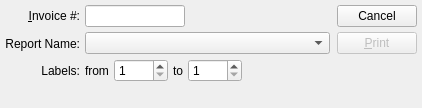
<?xml version="1.0" encoding="UTF-8"?>
<ui version="4.0">
 <comment>This file is part of the xTuple ERP: PostBooks Edition, a free and
open source Enterprise Resource Planning software suite,
Copyright (c) 1999-2018 by OpenMFG LLC, d/b/a xTuple.
It is licensed to you under the Common Public Attribution License
version 1.0, the full text of which (including xTuple-specific Exhibits)
is available at www.xtuple.com/CPAL.  By using this software, you agree
to be bound by its terms.</comment>
 <class>printLabelsByInvoice</class>
 <widget class="QDialog" name="printLabelsByInvoice">
  <property name="geometry">
   <rect>
    <x>0</x>
    <y>0</y>
    <width>422</width>
    <height>108</height>
   </rect>
  </property>
  <property name="windowTitle">
   <string>Print Labels by Invoice</string>
  </property>
  <layout class="QHBoxLayout">
   <property name="spacing">
    <number>7</number>
   </property>
   <property name="margin">
    <number>5</number>
   </property>
   <item>
    <layout class="QVBoxLayout">
     <property name="spacing">
      <number>0</number>
     </property>
     <property name="margin">
      <number>0</number>
     </property>
     <item>
      <layout class="QHBoxLayout">
       <property name="spacing">
        <number>5</number>
       </property>
       <property name="margin">
        <number>0</number>
       </property>
       <item>
        <layout class="QVBoxLayout">
         <property name="spacing">
          <number>5</number>
         </property>
         <property name="margin">
          <number>0</number>
         </property>
         <item>
          <widget class="QLabel" name="_invoiceNumberLit">
           <property name="text">
            <string>&amp;Invoice #:</string>
           </property>
           <property name="alignment">
            <set>Qt::AlignRight|Qt::AlignTrailing|Qt::AlignVCenter</set>
           </property>
           <property name="buddy">
            <cstring>_invoiceNumber</cstring>
           </property>
          </widget>
         </item>
         <item>
          <widget class="QLabel" name="_reportLit">
           <property name="text">
            <string>Report Name:</string>
           </property>
           <property name="alignment">
            <set>Qt::AlignRight|Qt::AlignTrailing|Qt::AlignVCenter</set>
           </property>
          </widget>
         </item>
         <item>
          <widget class="QLabel" name="_labelsLit">
           <property name="text">
            <string>Labels:</string>
           </property>
           <property name="alignment">
            <set>Qt::AlignRight|Qt::AlignTrailing|Qt::AlignVCenter</set>
           </property>
          </widget>
         </item>
        </layout>
       </item>
       <item>
        <layout class="QVBoxLayout">
         <property name="spacing">
          <number>5</number>
         </property>
         <property name="margin">
          <number>0</number>
         </property>
         <item>
          <layout class="QHBoxLayout">
           <property name="spacing">
            <number>0</number>
           </property>
           <property name="margin">
            <number>0</number>
           </property>
           <item>
            <widget class="XLineEdit" name="_invoiceNumber">
             <property name="sizePolicy">
              <sizepolicy hsizetype="Preferred" vsizetype="Fixed">
               <horstretch>0</horstretch>
               <verstretch>0</verstretch>
              </sizepolicy>
             </property>
             <property name="maximumSize">
              <size>
               <width>100</width>
               <height>32767</height>
              </size>
             </property>
            </widget>
           </item>
           <item>
            <spacer>
             <property name="orientation">
              <enum>Qt::Horizontal</enum>
             </property>
             <property name="sizeType">
              <enum>QSizePolicy::MinimumExpanding</enum>
             </property>
             <property name="sizeHint" stdset="0">
              <size>
               <width>61</width>
               <height>20</height>
              </size>
             </property>
            </spacer>
           </item>
          </layout>
         </item>
         <item>
          <widget class="XComboBox" name="_report"/>
         </item>
         <item>
          <layout class="QHBoxLayout">
           <property name="spacing">
            <number>0</number>
           </property>
           <property name="margin">
            <number>0</number>
           </property>
           <item>
            <layout class="QHBoxLayout">
             <property name="spacing">
              <number>5</number>
             </property>
             <property name="margin">
              <number>0</number>
             </property>
             <item>
              <widget class="QLabel" name="_fromLit">
               <property name="text">
                <string>from</string>
               </property>
              </widget>
             </item>
             <item>
              <widget class="QSpinBox" name="_from">
               <property name="minimum">
                <number>1</number>
               </property>
               <property name="maximum">
                <number>9999</number>
               </property>
              </widget>
             </item>
             <item>
              <widget class="QLabel" name="_toLit">
               <property name="text">
                <string>to</string>
               </property>
              </widget>
             </item>
             <item>
              <widget class="QSpinBox" name="_to">
               <property name="minimum">
                <number>1</number>
               </property>
               <property name="maximum">
                <number>9999</number>
               </property>
              </widget>
             </item>
            </layout>
           </item>
           <item>
            <spacer>
             <property name="orientation">
              <enum>Qt::Horizontal</enum>
             </property>
             <property name="sizeType">
              <enum>QSizePolicy::Expanding</enum>
             </property>
             <property name="sizeHint" stdset="0">
              <size>
               <width>65</width>
               <height>16</height>
              </size>
             </property>
            </spacer>
           </item>
          </layout>
         </item>
        </layout>
       </item>
      </layout>
     </item>
     <item>
      <spacer>
       <property name="orientation">
        <enum>Qt::Vertical</enum>
       </property>
       <property name="sizeType">
        <enum>QSizePolicy::Expanding</enum>
       </property>
       <property name="sizeHint" stdset="0">
        <size>
         <width>20</width>
         <height>16</height>
        </size>
       </property>
      </spacer>
     </item>
    </layout>
   </item>
   <item>
    <layout class="QVBoxLayout">
     <property name="spacing">
      <number>5</number>
     </property>
     <property name="margin">
      <number>0</number>
     </property>
     <item>
      <widget class="QPushButton" name="_close">
       <property name="text">
        <string>Cancel</string>
       </property>
      </widget>
     </item>
     <item>
      <widget class="QPushButton" name="_print">
       <property name="enabled">
        <bool>false</bool>
       </property>
       <property name="text">
        <string>&amp;Print</string>
       </property>
       <property name="default">
        <bool>true</bool>
       </property>
      </widget>
     </item>
     <item>
      <spacer>
       <property name="orientation">
        <enum>Qt::Vertical</enum>
       </property>
       <property name="sizeType">
        <enum>QSizePolicy::Expanding</enum>
       </property>
       <property name="sizeHint" stdset="0">
        <size>
         <width>20</width>
         <height>20</height>
        </size>
       </property>
      </spacer>
     </item>
    </layout>
   </item>
  </layout>
 </widget>
 <layoutdefault spacing="6" margin="11"/>
 <customwidgets>
  <customwidget>
   <class>XComboBox</class>
   <extends>QComboBox</extends>
   <header>xcombobox.h</header>
  </customwidget>
  <customwidget>
   <class>XLineEdit</class>
   <extends>QLineEdit</extends>
   <header>xlineedit.h</header>
   <container>1</container>
  </customwidget>
 </customwidgets>
 <tabstops>
  <tabstop>_invoiceNumber</tabstop>
  <tabstop>_report</tabstop>
  <tabstop>_from</tabstop>
  <tabstop>_to</tabstop>
  <tabstop>_print</tabstop>
  <tabstop>_close</tabstop>
 </tabstops>
 <resources/>
 <connections>
  <connection>
   <sender>_close</sender>
   <signal>clicked()</signal>
   <receiver>printLabelsByInvoice</receiver>
   <slot>reject()</slot>
   <hints>
    <hint type="sourcelabel">
     <x>20</x>
     <y>20</y>
    </hint>
    <hint type="destinationlabel">
     <x>20</x>
     <y>20</y>
    </hint>
   </hints>
  </connection>
 </connections>
</ui>
